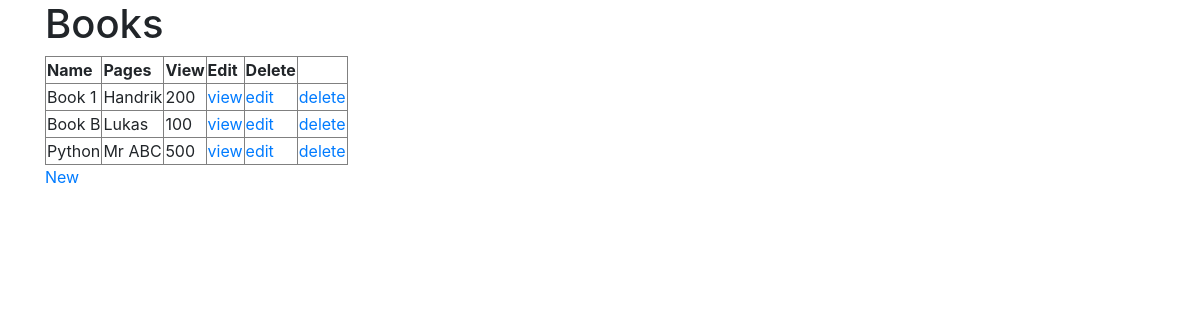
Before: / with the older database file.
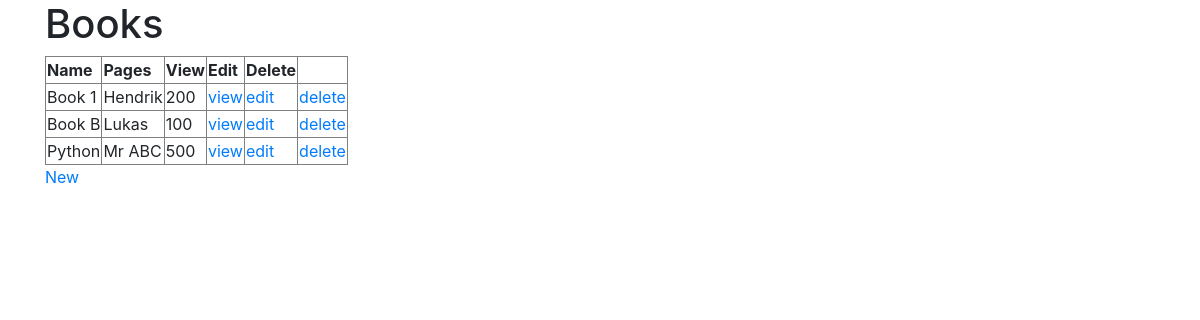
After: the same page with the newer database file.
### books/models.py (models this page shows, shortened)
class Book(models.Model):
    name = models.CharField(max_length=200)
    author = models.CharField(max_length=30, default='anonymous')
    pages = models.IntegerField()

### books/views.py (the view)
# urls.py: path('', views.BookList.as_view(), name='book_list'),
class BookList(ListView):
    model = Book

### templates/books/book_list.html
{% extends 'base.html' %}
{% block content %}
<h1>Books</h1>
<table border="1">
<thead>
    <tr>
    <th>Name</th>
    <th>Pages</th>
    <th>View</th>
    <th>Edit</th>
    <th>Delete</th>
    </tr>
</thead>
<tbody>
    {% for book in object_list %}
    <tr>
    <td>{{ book.name  }}</td>
    <td>{{ book.author }}</td>
    <td>{{ book.pages }}</td>
    <td><a href="{% url "book_view" book.id %}">view</a></td>
    <td><a href="{% url "book_edit" book.id %}">edit</a></td>
    <td><a href="{% url "book_delete" book.id %}">delete</a></td>
    </tr>
    {% endfor %}
</tbody>
</table>
<a href="{% url "book_new" %}">New</a>
{% endblock %}

### templates/base.html (shortened to what this page needs)
<!doctype html>
<html lang="en">
<head>
  <link rel="stylesheet" href="https://stackpath.bootstrapcdn.com/bootstrap/4.1.3/css/bootstrap.min.css">
</head>
<body>
  <div class="container">
    {% block content %}
    {% endblock %}
  </div>
</body>
</html>

Changed rows visible on the page:
changed Book "Book 1": author "Handrik" → "Hendrik"
